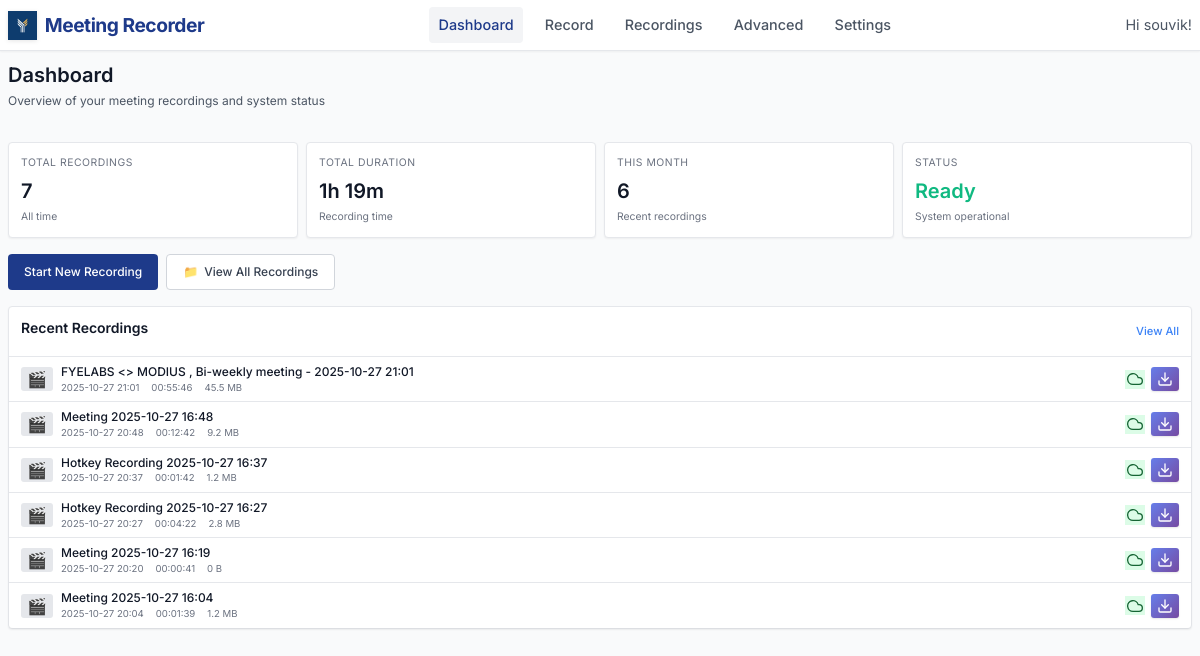
Page /dashboard (signed in) on the earlier database version.
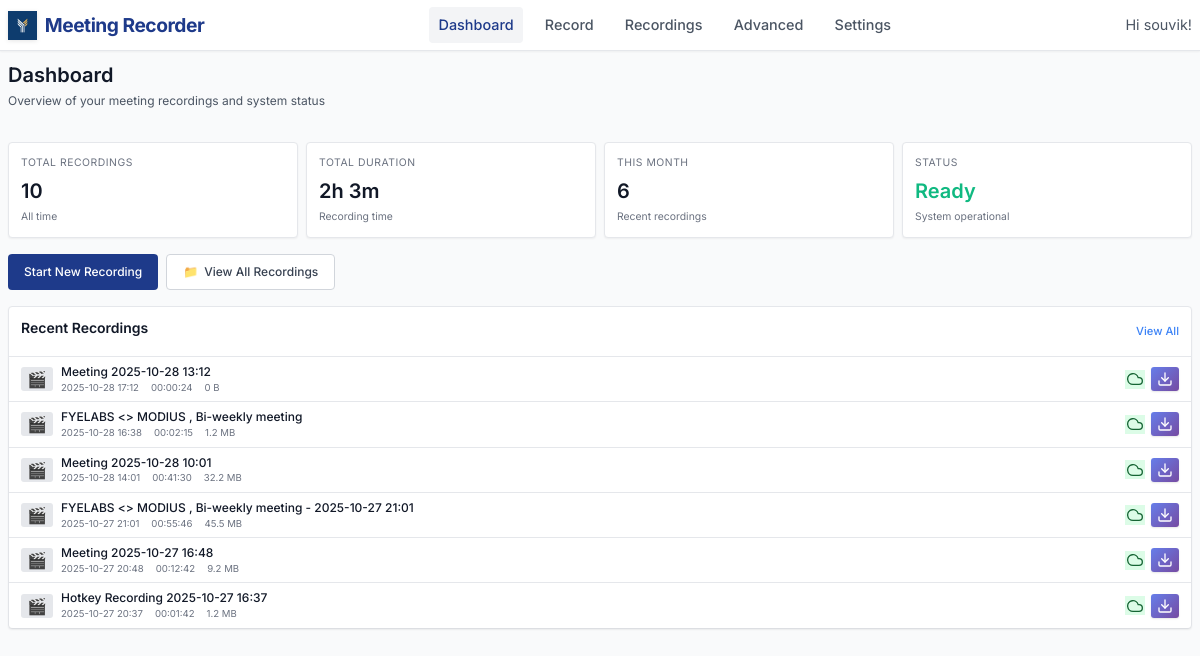
Same page on the later database version.
### models.py (models this page shows, shortened)
class Recording(db.Model):
    id = db.Column(db.Integer, primary_key=True)
    title = db.Column(db.String(200), nullable=False)
    filename = db.Column(db.String(255), nullable=False)
    file_path = db.Column(db.String(500), nullable=False)
    file_size = db.Column(db.BigInteger, default=0)  # in bytes
    duration = db.Column(db.Integer, default=0)  # in seconds
    created_at = db.Column(db.DateTime, default=datetime.utcnow)
    started_at = db.Column(db.DateTime)
    ended_at = db.Column(db.DateTime)
    monitor_name = db.Column(db.String(200))
    resolution = db.Column(db.String(50))  # e.g., "1920x1080"
    uploaded = db.Column(db.Boolean, default=False)
    upload_url = db.Column(db.String(500))  # Legacy field - kept for compatibility
    video_url = db.Column(db.String(500))
    transcript_url = db.Column(db.String(500))
    thumbnail_url = db.Column(db.String(500))
    upload_status = db.Column(db.String(50), default='pending')  # pending, uploading, completed, failed
    upload_metadata = db.Column(db.Text)  # JSON metadata from upload
    user_id = db.Column(db.Integer, db.ForeignKey('user.id'), nullable=False)
    status = db.Column(db.String(50), default='completed')  # recording, processing, completed, failed
    @property
    def duration_formatted(self):
        if not self.duration:
            return "00:00:00"
        hours = self.duration // 3600
        minutes = (self.duration % 3600) // 60
        seconds = self.duration % 60
        return f"{hours:02d}:{minutes:02d}:{seconds:02d}"
    @property
    def file_size_formatted(self):
        if not self.file_size:
            return "0 B"
        size = self.file_size  # Work with a copy to avoid modifying the actual value
        for unit in ['B', 'KB', 'MB', 'GB']:
            if size < 1024:
                return f"{size:.1f} {unit}"
            size /= 1024
        return f"{size:.1f} TB"
    @property
    def sync_status(self):
        if self.upload_status == 'completed' and self.uploaded:
            return "Synced"
        elif self.upload_status == 'uploading':
            return "Uploading"
        elif self.upload_status == 'failed':
            return "Upload Failed"
        elif self.status == "failed":
            return "Recording Failed"
        elif self.status == "processing":
            return "Processing"
        else:
            return "Local Only"
    @property
    def sync_status_class(self):
        status = self.sync_status
        if status == "Synced":
            return "status-synced"
        elif status == "Uploading":
            return "status-uploading"
        elif "Failed" in status:
            return "status-failed"
        elif status == "Processing":
            return "status-processing"
        else:
            return "status-local"
    @property
    def resolved_file_path(self):
        if not self.file_path:
            return None
        current_dir = os.path.dirname(os.path.abspath(__file__))
        if os.path.isabs(self.file_path):
            filename = os.path.basename(self.file_path)
        else:
            filename = self.file_path
        resolved_path = os.path.join(current_dir, 'recordings', filename)
        return resolved_path
    @property
    def transcript_path(self):
        current_dir = os.path.dirname(os.path.abspath(__file__))
        recordings_dir = os.path.join(current_dir, 'recordings')
        safe_title = "".join(c for c in self.title if c.isalnum() or c in (' ', '-', '_')).rstrip()
        transcript_filename = f"{safe_title}_transcript.txt"
        transcript_path = os.path.join(recordings_dir, transcript_filename)
        if os.path.exists(transcript_path):
            return transcript_path
        resolved_path = self.resolved_file_path
        if resolved_path:
            old_transcript_path = os.path.splitext(resolved_path)[0] + '_transcript.txt'
            if os.path.exists(old_transcript_path):
                return old_transcript_path
        return transcript_path
    @property
    def has_transcript(self):
        transcript_path = self.transcript_path
        return transcript_path and os.path.exists(transcript_path)

### app.py (the view)
@app.route('/dashboard')
@login_required
def dashboard():
    recent_recordings = Recording.query\
        .order_by(Recording.created_at.desc()).limit(6).all()
    total_recordings = Recording.query.count()
    total_duration = db.session.query(db.func.sum(Recording.duration)).scalar() or 0
    return render_template('dashboard.html',
                         recent_recordings=recent_recordings,
                         total_recordings=total_recordings,
                         total_duration=total_duration)

### app.py (called while the page is built)
@app.context_processor
def utility_processor():
    active_recording = None
    if current_user.is_authenticated:
        from dual_stream import DualModeStreamer
        global recording_state
        if recording_state.get('active', False):
            recent_recording = Recording.query.filter_by(user_id=current_user.id).order_by(Recording.created_at.desc()).first()
            if recent_recording and recent_recording.status != 'completed':
                active_recording = recent_recording
    return dict(
        format_file_size=format_file_size,
        format_duration=format_duration,
        active_recording=active_recording
    )

@login_manager.user_loader
def load_user(user_id):
    return db.session.get(User, int(user_id))  # Fix SQLAlchemy deprecation

### templates/dashboard.html (shortened to what the changed rows need)
{% extends "base.html" %}
{% block content %}
<div class="page-header">
    <h1 class="page-title" style="font-size: 1.25rem; margin-bottom: 0.25rem;">Dashboard</h1>
</div>
<div class="stats-grid">
    <div class="stat-card">
        <div class="stat-label">Total Recordings</div>
        <div class="stat-value">{{ total_recordings }}</div>
        <div class="stat-subtext">All time</div>
    </div>
    <div class="stat-card">
        <div class="stat-label">Total Duration</div>
        <div class="stat-value">{{ (total_duration // 3600) }}h {{ ((total_duration % 3600) // 60) }}m</div>
        <div class="stat-subtext">Recording time</div>
    </div>
</div>
<div class="recent-recordings">
    <div class="section-header">
        <h2 class="section-title">Recent Recordings</h2>
    </div>
    {% if recent_recordings %}
        <div class="recordings-list">
            {% for recording in recent_recordings %}
            <div class="list-item" onclick="playRecording('{{ recording.id }}', event)">
                <div class="list-thumbnail">
                    {% if recording.file_path %}
                        🎬
                    {% else %}
                        📹
                    {% endif %}
                </div>
                <div class="list-info">
                    <div class="list-title">{{ recording.title }}</div>
                    <div class="list-meta">
                        <span>{{ recording.created_at.strftime('%Y-%m-%d %H:%M') }}</span>
                        <span>{{ recording.duration_formatted }}</span>
                        <span>{{ recording.file_size_formatted }}</span>
                    </div>
                </div>
                <div class="list-actions">
                    <span class="status-icon {{ recording.sync_status_class }}" title="{{ recording.sync_status }}">
                    {% if recording.sync_status == 'Synced' %}
                        <svg width="16" height="16" viewBox="0 0 24 24" fill="none" stroke="currentColor" stroke-width="2" stroke-linecap="round" stroke-linejoin="round">
                            <path d="M18 10h-1.26A8 8 0 1 0 9 20h9a5 5 0 0 0 0-10z"/>
                        </svg>
                    {% elif recording.sync_status == 'Completed' %}
                        <svg width="16" height="16" viewBox="0 0 24 24" fill="none" stroke="currentColor" stroke-width="2" stroke-linecap="round" stroke-linejoin="round">
                            <polyline points="20,6 9,17 4,12"/>
                        </svg>
                    {% elif recording.sync_status == 'Processing' %}
                        <svg width="16" height="16" viewBox="0 0 24 24" fill="none" stroke="currentColor" stroke-width="2" stroke-linecap="round" stroke-linejoin="round" style="animation: spin 1s linear infinite;">
                            <path d="M21 12a9 9 0 11-6.219-8.56"/>
                        </svg>
                    {% elif recording.sync_status == 'Failed' %}
                        <svg width="16" height="16" viewBox="0 0 24 24" fill="none" stroke="currentColor" stroke-width="2" stroke-linecap="round" stroke-linejoin="round">
                            <circle cx="12" cy="12" r="10"/>
                            <line x1="15" y1="9" x2="9" y2="15"/>
                            <line x1="9" y1="9" x2="15" y2="15"/>
                        </svg>
                    {% endif %}
                    </span>
                    <a href="{{ url_for('download_recording', recording_id=recording.id) }}"
                       class="download-btn"
                       onclick="event.stopPropagation()"
                       title="Download recording">
                        <svg width="16" height="16" viewBox="0 0 24 24" fill="none" stroke="currentColor" stroke-width="2" stroke-linecap="round" stroke-linejoin="round">
                            <path d="M21 15v4a2 2 0 0 1-2 2H5a2 2 0 0 1-2-2v-4"/>
                            <polyline points="7,10 12,15 17,10"/>
                            <line x1="12" y1="15" x2="12" y2="3"/>
                        </svg>
                    </a>
                </div>
            </div>
            {% endfor %}
        </div>
    {% else %}
        <div class="empty-state">
            <div class="empty-icon">📹</div>
            <p>No recordings yet. Start your first meeting recording!</p>
        </div>
    {% endif %}
</div>
{% endblock %}

Differences in the rows shown:
no longer on this page (row unchanged): Recording: title "Hotkey Recording 2025-10-27 16:27", created_at "2025-10-27 20:27", duration_formatted "00:04:22", file_size_formatted "2.8 MB", upload_status "completed" (drawn)
no longer on this page (row unchanged): Recording: title "Meeting 2025-10-27 16:19", created_at "2025-10-27 20:20", duration_formatted "00:00:41", file_size_formatted "0 B", upload_status "completed" (drawn)
no longer on this page (row unchanged): Recording: title "Meeting 2025-10-27 16:04", created_at "2025-10-27 20:04", duration_formatted "00:01:39", file_size_formatted "1.2 MB", upload_status "completed" (drawn)
added Recording: title "Meeting 2025-10-28 13:12", created_at "2025-10-28 17:12", duration_formatted "00:00:24", file_size_formatted "0 B", upload_status "completed" (drawn)
added Recording: title "FYELABS <> MODIUS , Bi-weekly meeting", created_at "2025-10-28 16:38", duration_formatted "00:02:15", file_size_formatted "1.2 MB", upload_status "completed" (drawn)
added Recording: title "Meeting 2025-10-28 10:01", created_at "2025-10-28 14:01", duration_formatted "00:41:30", file_size_formatted "32.2 MB", upload_status "completed" (drawn)
Other differences:
{{ total_recordings }}: "7" → "10"
{{ (total_duration // 3600) }}: "1" → "2"
{{ ((total_duration % 3600) // 60) }}: "19" → "3"
